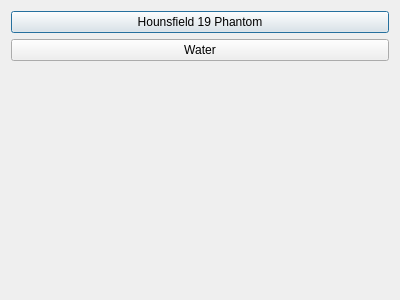
<?xml version="1.0" encoding="UTF-8"?>
<ui version="4.0">
 <class>CtMapDialog</class>
 <widget class="QDialog" name="CtMapDialog">
  <property name="geometry">
   <rect>
    <x>0</x>
    <y>0</y>
    <width>400</width>
    <height>300</height>
   </rect>
  </property>
  <property name="windowTitle">
   <string>Dialog</string>
  </property>
  <layout class="QVBoxLayout" name="verticalLayout">
   <item>
    <widget class="QPushButton" name="ctmapPhantom19PushButton">
     <property name="text">
      <string>Hounsfield 19 Phantom</string>
     </property>
    </widget>
   </item>
   <item>
    <widget class="QPushButton" name="ctmapWaterPushButton">
     <property name="text">
      <string>Water</string>
     </property>
    </widget>
   </item>
   <item>
    <spacer name="verticalSpacer">
     <property name="orientation">
      <enum>Qt::Vertical</enum>
     </property>
     <property name="sizeHint" stdset="0">
      <size>
       <width>20</width>
       <height>213</height>
      </size>
     </property>
    </spacer>
   </item>
  </layout>
 </widget>
 <resources/>
 <connections/>
</ui>
